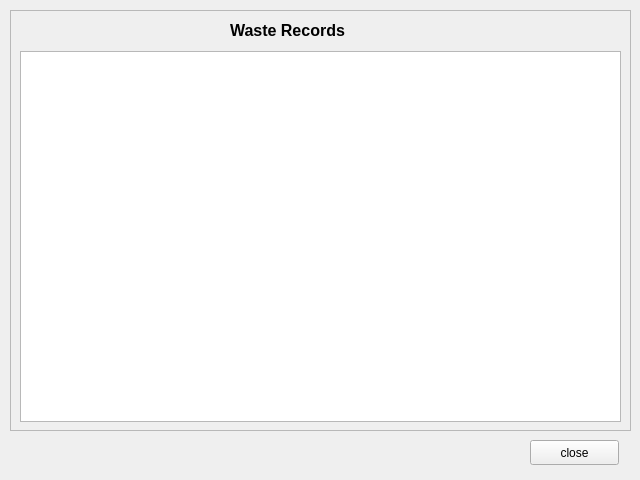
<?xml version="1.0" encoding="UTF-8"?>
<ui version="4.0">
 <class>wasteRecordList</class>
 <widget class="QWidget" name="wasteRecordList">
  <property name="geometry">
   <rect>
    <x>0</x>
    <y>0</y>
    <width>640</width>
    <height>480</height>
   </rect>
  </property>
  <property name="windowTitle">
   <string>Records</string>
  </property>
  <widget class="QFrame" name="frame">
   <property name="geometry">
    <rect>
     <x>10</x>
     <y>10</y>
     <width>621</width>
     <height>421</height>
    </rect>
   </property>
   <property name="frameShape">
    <enum>QFrame::StyledPanel</enum>
   </property>
   <property name="frameShadow">
    <enum>QFrame::Raised</enum>
   </property>
   <widget class="QLabel" name="wasteRecordLabel">
    <property name="geometry">
     <rect>
      <x>220</x>
      <y>0</y>
      <width>221</width>
      <height>41</height>
     </rect>
    </property>
    <property name="styleSheet">
     <string notr="true">font-size:12pt;
font-weight: bold;</string>
    </property>
    <property name="text">
     <string>Waste Records</string>
    </property>
   </widget>
   <widget class="QTableWidget" name="tableWidget">
    <property name="geometry">
     <rect>
      <x>10</x>
      <y>41</y>
      <width>601</width>
      <height>371</height>
     </rect>
    </property>
   </widget>
  </widget>
  <widget class="QPushButton" name="closebutton">
   <property name="geometry">
    <rect>
     <x>530</x>
     <y>440</y>
     <width>89</width>
     <height>25</height>
    </rect>
   </property>
   <property name="text">
    <string>close</string>
   </property>
  </widget>
 </widget>
 <resources/>
 <connections/>
</ui>
